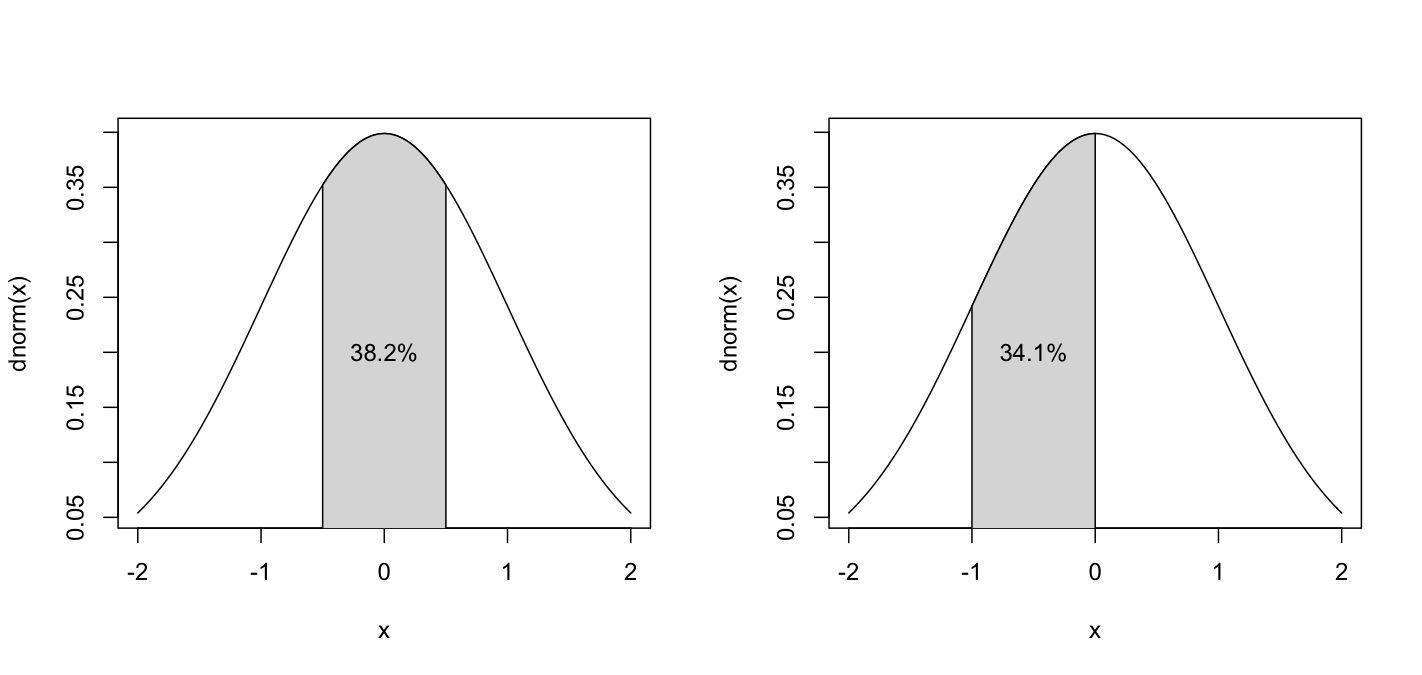

Source code (R):
par(mfrow= c(1,2))
curve(dnorm(x),from = -2,to =2 )
xx<-seq(-0.5,0.5,0.05)
yy<-dnorm(xx)
polygon(c(-0.5,xx,0.5),c(0,yy,0),col = "lightgrey")
percent <- round((pnorm(0.5)-pnorm(-0.5))*100,digits = 1)
text.percent <- paste(percent,"%",sep = "")
text(0,0.2,text.percent)

curve(dnorm(x),from = -2,to =2)
xx<-seq(-1,0,0.05)
yy<-dnorm(xx)
polygon(c(-1,xx,0),c(0,yy,0),col = "lightgrey")
percent <- round((pnorm(0)-pnorm(-1))*100,digits = 1)
text.percent <- paste(percent,"%",sep = "")
text(-.5,0.2,text.percent)
